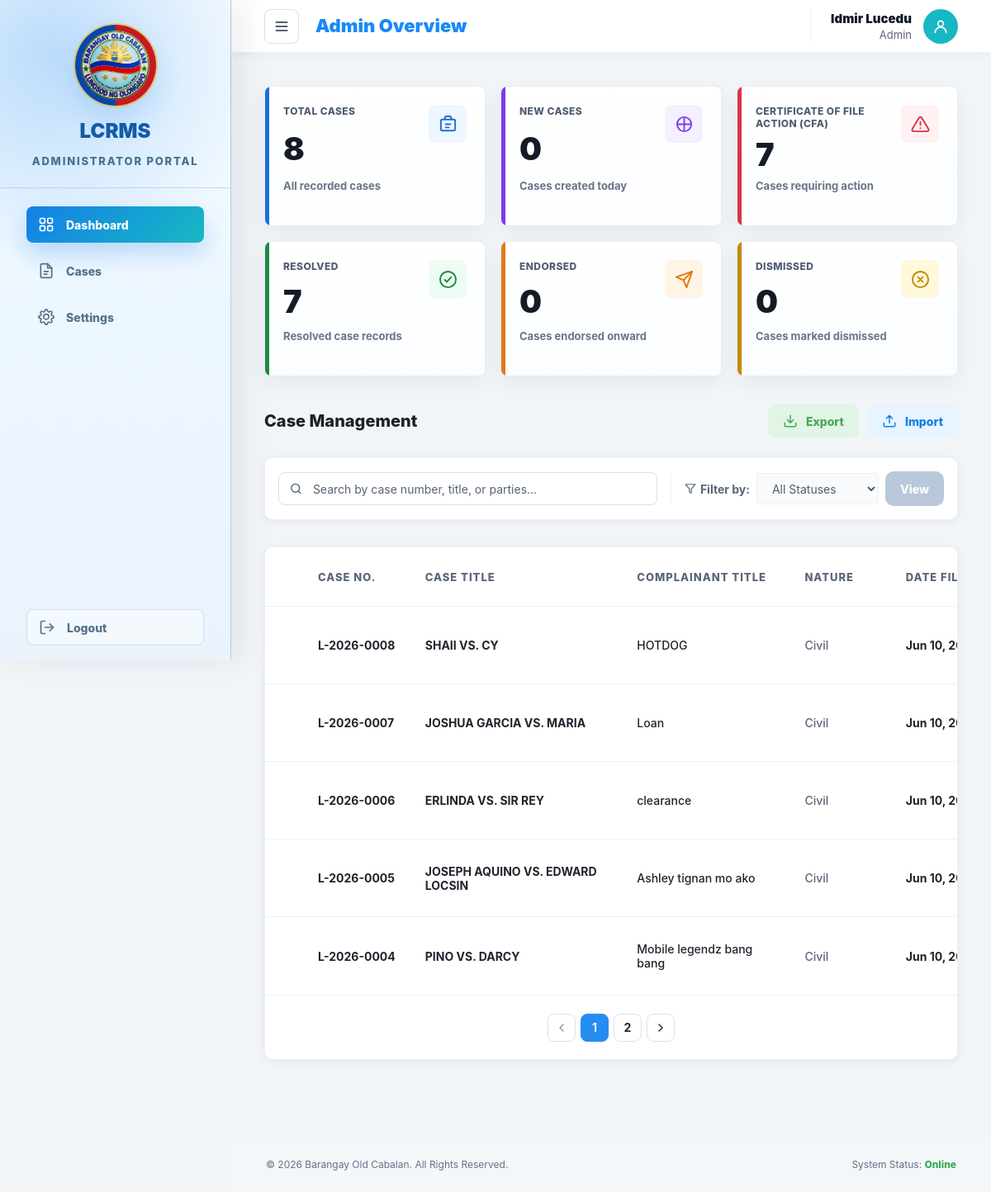
The app's page /admin/dashboard.php (signed in) with its own data.
### tables this page shows
CREATE TABLE IF NOT EXISTS `cases` (
  `case_id` int unsigned NOT NULL AUTO_INCREMENT,
  `main_point_of_agreement` text,
  `created_by` varchar(150) NOT NULL DEFAULT 'System',
  `created_at` datetime NOT NULL DEFAULT CURRENT_TIMESTAMP,
  `updated_at` datetime DEFAULT NULL,
  `case_number` varchar(50) NOT NULL DEFAULT '',
  `case_title` varchar(255) NOT NULL DEFAULT '',
  `compliant_name` varchar(255) NOT NULL DEFAULT '',
  `nature_of_case` varchar(100) NOT NULL DEFAULT '',
  `date_filed` date NOT NULL,
  `initial_confrontion_page` date DEFAULT NULL,
  `status` varchar(50) NOT NULL DEFAULT 'CFA (Certificate of File Action)',
  `settlement_date` date DEFAULT NULL,
  `execution_date` date DEFAULT NULL,
  `case_description` text,
  `complainant_title` varchar(255) NOT NULL DEFAULT '',
  `date_initial_confrontation` date DEFAULT NULL,
  `case_status` varchar(50) NOT NULL DEFAULT 'CFA (Certificate of File Action)',
  `date_settlement_award` date DEFAULT NULL,
  `date_execution` date DEFAULT NULL,
  `detailed_case_description` text,
  `complainant_full_name` varchar(255) NOT NULL DEFAULT '',
  `complainant_address` text,
  `complainant_status` varchar(100) NOT NULL DEFAULT '',
  `complainant_religion` varchar(100) NOT NULL DEFAULT '',
  `complainant_birthdate` date DEFAULT NULL,
  `complainant_age` int unsigned DEFAULT NULL,
  `complainant_government_id` varchar(150) NOT NULL DEFAULT '',
  `complainant_contact_number` varchar(50) NOT NULL DEFAULT '',
  `respondent_full_name` varchar(255) NOT NULL DEFAULT '',
  `respondent_address` text,
  `respondent_contact_number` varchar(50) NOT NULL DEFAULT '',
  `date_created` datetime NOT NULL DEFAULT CURRENT_TIMESTAMP,
  `created_by_user_id` int unsigned NOT NULL DEFAULT '0',
  PRIMARY KEY (`case_id`),
  UNIQUE KEY `case_number` (`case_number`),
  UNIQUE KEY `cases_case_number_unique` (`case_number`),
  KEY `cases_created_by_user_id_index` (`created_by_user_id`)
);

### admin/dashboard.php (the view, shortened to what the rows shown need)
<?php
require_once __DIR__ . '/../user/models/CaseModel.php';
$caseModel = new CaseModel(lcrms_db());
$dashboardSearch = trim((string) ($_GET['search'] ?? ''));
$dashboardStatus = trim((string) ($_GET['status'] ?? ''));
$dashboardPage = max(1, (int) ($_GET['page'] ?? 1));
$dashboardPerPage = 5;
$dashboardCases = $caseModel->listForAdmin($dashboardSearch, $dashboardStatus, $dashboardPage, $dashboardPerPage);
?>
<!DOCTYPE html>
<html lang="en">
<head>
    <link rel="stylesheet" href="../assets/css/admin.css?v=<?php echo filemtime(__DIR__ . '/../assets/css/admin.css'); ?>">
</head>
<body>
    <div class="admin-layout">
        <div class="admin-content">
            <?php include '../includes/admin_header.php'; ?>
            <main class="admin-main">
                <section class="dashboard-case-management" aria-labelledby="caseManagementTitle">
                    <div class="dashboard-section-head">
                        <h2 id="caseManagementTitle">Case Management</h2>
                    </div>
                    <div class="dashboard-cases-card" data-admin-dashboard-case-selection>
                        <div class="admin-table-wrap dashboard-table-wrap">
                            <table class="admin-cases-table dashboard-cases-table">
                                <thead>
                                    <tr>
                                        <th>Case No.</th>
                                        <th>Case Title</th>
                                        <th>Complainant Title</th>
                                        <th>Nature</th>
                                        <th>Date Filed</th>
                                    </tr>
                                </thead>
                                <tbody>
                                    <?php if ($dashboardCases === []): ?>
                                        <tr>
                                            <td class="dashboard-empty-cell" colspan="6">No case records found.</td>
                                        </tr>
                                    <?php else: ?>
                                        <?php foreach ($dashboardCases as $case): ?>
                                            <tr class="dashboard-case-row" data-dashboard-case-row data-case-id="<?php echo htmlspecialchars((string) $case['id']); ?>" tabindex="0" role="button" aria-selected="false">
                                                <td><?php echo htmlspecialchars((string) $case['case_number']); ?></td>
                                                <td><?php echo htmlspecialchars((string) $case['case_title']); ?></td>
                                                <td><?php echo htmlspecialchars((string) $case['complainant_title']); ?></td>
                                                <td><?php echo htmlspecialchars((string) ($case['nature_of_case'] ?? '')); ?></td>
                                                <td><?php echo htmlspecialchars(admin_case_date_label($case['date_filed'] ?? null)); ?></td>
                                            </tr>
                                        <?php endforeach; ?>
                                    <?php endif; ?>
                                </tbody>
                            </table>
                        </div>
                    </div>
                </section>
            </main>
        </div>
    </div>
</body>
</html>

### records on screen
cases: case_number "L-2026-0008", case_title "SHAII VS. CY", complainant_title "HOTDOG", nature_of_case "Civil", date_filed "Jun 10,…"
cases: case_number "L-2026-0007", case_title "JOSHUA GARCIA VS. MARIA", complainant_title "Loan", nature_of_case "Civil", date_filed "Jun 10,…"
cases: case_number "L-2026-0006", case_title "ERLINDA VS. SIR REY", complainant_title "clearance", nature_of_case "Civil", date_filed "Jun 10,…"
cases: case_number "L-2026-0005", case_title "JOSEPH AQUINO VS. EDWARD LOCSIN", complainant_title "Ashley tignan mo ako", nature_of_case "Civil", date_filed "Jun 10,…"
cases: case_number "L-2026-0004", case_title "PINO VS. DARCY", complainant_title "Mobile legendz bang bang", nature_of_case "Civil", date_filed "Jun 10,…"

### other values on screen
$item['label'] "Dashboard"
$item['label'] "Cases"
$item['label'] "Settings"
$pageTitle "Admin Overview"
$adminName "Idmir Lucedu"
$adminRole "Admin"
$caseCounts['total'] "8"
$caseCounts['new_today'] "0"
$caseCounts['cfa'] "7"
$caseCounts['resolved'] "7"
$caseCounts['endorsed'] "0"
$caseCounts['dismissed'] "0"
$page "1"
$page "2"
